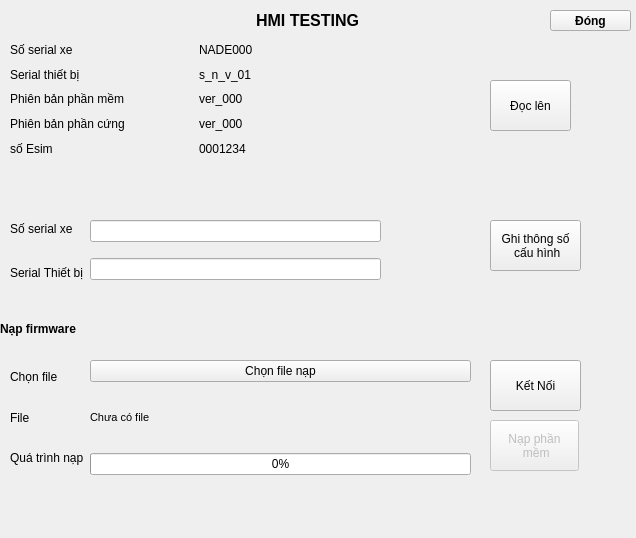
<?xml version="1.0" encoding="UTF-8"?>
<ui version="4.0">
 <class>hmi</class>
 <widget class="QDockWidget" name="hmi">
  <property name="geometry">
   <rect>
    <x>0</x>
    <y>0</y>
    <width>636</width>
    <height>538</height>
   </rect>
  </property>
  <property name="windowTitle">
   <string>DockWidget</string>
  </property>
  <widget class="QWidget" name="dockWidgetContents">
   <property name="layoutDirection">
    <enum>Qt::LeftToRight</enum>
   </property>
   <widget class="QLabel" name="header">
    <property name="geometry">
     <rect>
      <x>256</x>
      <y>10</y>
      <width>111</width>
      <height>20</height>
     </rect>
    </property>
    <property name="font">
     <font>
      <pointsize>12</pointsize>
      <bold>true</bold>
     </font>
    </property>
    <property name="text">
     <string>HMI TESTING</string>
    </property>
   </widget>
   <widget class="QLabel" name="label">
    <property name="geometry">
     <rect>
      <x>0</x>
      <y>320</y>
      <width>111</width>
      <height>17</height>
     </rect>
    </property>
    <property name="font">
     <font>
      <bold>true</bold>
     </font>
    </property>
    <property name="text">
     <string>Nạp firmware</string>
    </property>
   </widget>
   <widget class="QWidget" name="horizontalLayoutWidget">
    <property name="geometry">
     <rect>
      <x>10</x>
      <y>360</y>
      <width>461</width>
      <height>115</height>
     </rect>
    </property>
    <layout class="QHBoxLayout" name="horizontalLayout">
     <item>
      <layout class="QVBoxLayout" name="verticalLayout_2">
       <item>
        <widget class="QLabel" name="label_2">
         <property name="text">
          <string>Chọn file</string>
         </property>
        </widget>
       </item>
       <item>
        <widget class="QLabel" name="label_3">
         <property name="text">
          <string>File</string>
         </property>
        </widget>
       </item>
       <item>
        <widget class="QLabel" name="label_5">
         <property name="text">
          <string>Quá trình nạp</string>
         </property>
        </widget>
       </item>
      </layout>
     </item>
     <item>
      <layout class="QVBoxLayout" name="verticalLayout">
       <item>
        <widget class="QPushButton" name="choose_file_btn">
         <property name="text">
          <string>Chọn file nạp</string>
         </property>
        </widget>
       </item>
       <item>
        <widget class="QLabel" name="link_director_file">
         <property name="font">
          <font>
           <pointsize>8</pointsize>
          </font>
         </property>
         <property name="layoutDirection">
          <enum>Qt::RightToLeft</enum>
         </property>
         <property name="styleSheet">
          <string notr="true">text-align: center;</string>
         </property>
         <property name="text">
          <string>Chưa có file</string>
         </property>
        </widget>
       </item>
       <item>
        <widget class="QProgressBar" name="download_process">
         <property name="value">
          <number>0</number>
         </property>
        </widget>
       </item>
      </layout>
     </item>
    </layout>
   </widget>
   <widget class="QWidget" name="horizontalLayoutWidget_2">
    <property name="geometry">
     <rect>
      <x>10</x>
      <y>40</y>
      <width>371</width>
      <height>118</height>
     </rect>
    </property>
    <layout class="QHBoxLayout" name="horizontalLayout_2">
     <item>
      <layout class="QVBoxLayout" name="verticalLayout_4">
       <item>
        <widget class="QLabel" name="label_8">
         <property name="text">
          <string>Số serial xe</string>
         </property>
        </widget>
       </item>
       <item>
        <widget class="QLabel" name="label_7">
         <property name="text">
          <string>Serial thiết bị</string>
         </property>
        </widget>
       </item>
       <item>
        <widget class="QLabel" name="label_9">
         <property name="text">
          <string>Phiên bản phần mềm</string>
         </property>
        </widget>
       </item>
       <item>
        <widget class="QLabel" name="label_10">
         <property name="text">
          <string>Phiên bản phần cứng</string>
         </property>
        </widget>
       </item>
       <item>
        <widget class="QLabel" name="label_11">
         <property name="text">
          <string>số Esim</string>
         </property>
        </widget>
       </item>
      </layout>
     </item>
     <item>
      <layout class="QVBoxLayout" name="verticalLayout_3">
       <item>
        <widget class="QLabel" name="serial_vehicle">
         <property name="text">
          <string>NADE000</string>
         </property>
        </widget>
       </item>
       <item>
        <widget class="QLabel" name="serial_module">
         <property name="text">
          <string>s_n_v_01</string>
         </property>
        </widget>
       </item>
       <item>
        <widget class="QLabel" name="firm_ware_ver">
         <property name="text">
          <string>ver_000</string>
         </property>
        </widget>
       </item>
       <item>
        <widget class="QLabel" name="hard_ware_ver">
         <property name="text">
          <string>ver_000</string>
         </property>
        </widget>
       </item>
       <item>
        <widget class="QLabel" name="esim_num">
         <property name="text">
          <string>0001234</string>
         </property>
        </widget>
       </item>
      </layout>
     </item>
    </layout>
   </widget>
   <widget class="QPushButton" name="read_btn">
    <property name="geometry">
     <rect>
      <x>490</x>
      <y>80</y>
      <width>81</width>
      <height>51</height>
     </rect>
    </property>
    <property name="text">
     <string>Đọc lên</string>
    </property>
   </widget>
   <widget class="QPushButton" name="write_firm_ware">
    <property name="enabled">
     <bool>false</bool>
    </property>
    <property name="geometry">
     <rect>
      <x>490</x>
      <y>420</y>
      <width>89</width>
      <height>51</height>
     </rect>
    </property>
    <property name="text">
     <string>Nạp phần
 mềm</string>
    </property>
   </widget>
   <widget class="QWidget" name="horizontalLayoutWidget_3">
    <property name="geometry">
     <rect>
      <x>10</x>
      <y>210</y>
      <width>371</width>
      <height>81</height>
     </rect>
    </property>
    <layout class="QHBoxLayout" name="horizontalLayout_3">
     <item>
      <layout class="QVBoxLayout" name="verticalLayout_5">
       <item>
        <widget class="QLabel" name="label_17">
         <property name="text">
          <string>Số serial xe</string>
         </property>
        </widget>
       </item>
       <item>
        <widget class="QLabel" name="label_16">
         <property name="text">
          <string>Serial Thiết bị</string>
         </property>
        </widget>
       </item>
      </layout>
     </item>
     <item>
      <layout class="QVBoxLayout" name="verticalLayout_6">
       <item>
        <widget class="QLineEdit" name="input_serial_vehicle"/>
       </item>
       <item>
        <widget class="QLineEdit" name="input_serual_module">
         <property name="mouseTracking">
          <bool>false</bool>
         </property>
         <property name="readOnly">
          <bool>true</bool>
         </property>
        </widget>
       </item>
      </layout>
     </item>
    </layout>
   </widget>
   <widget class="QPushButton" name="write_btn">
    <property name="geometry">
     <rect>
      <x>490</x>
      <y>220</y>
      <width>91</width>
      <height>51</height>
     </rect>
    </property>
    <property name="text">
     <string>Ghi thông số
 cấu hình</string>
    </property>
   </widget>
   <widget class="QPushButton" name="connect_dut">
    <property name="geometry">
     <rect>
      <x>490</x>
      <y>360</y>
      <width>91</width>
      <height>51</height>
     </rect>
    </property>
    <property name="text">
     <string>Kết Nối</string>
    </property>
   </widget>
   <widget class="QPushButton" name="read_btn_2">
    <property name="geometry">
     <rect>
      <x>550</x>
      <y>10</y>
      <width>81</width>
      <height>21</height>
     </rect>
    </property>
    <property name="font">
     <font>
      <bold>true</bold>
     </font>
    </property>
    <property name="text">
     <string>Đóng</string>
    </property>
   </widget>
  </widget>
 </widget>
 <resources/>
 <connections/>
</ui>
